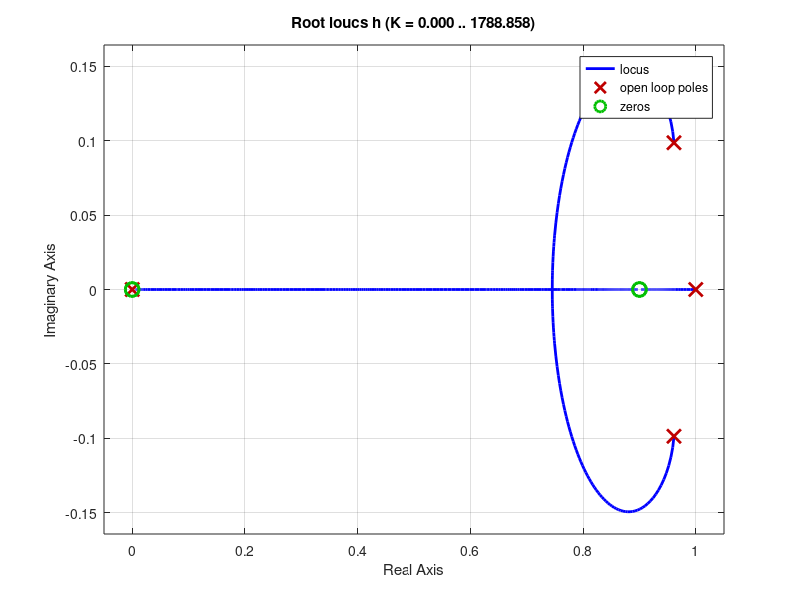

Here is the MATLAB script that generated this plot:
h = tf([0.0058540 0 0],[1 -1.9224928 0.9337476]) * tf([1 -(0.9 + 0.9) 0.9*0.9], [1 -1 0]) * 400000/14 * 400/40000 * 0.007 * 30/pi
rlocus(h)
